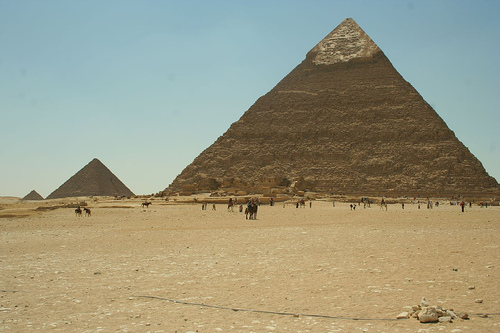
#> input picture Pyramid.jpg, 500 x 333 px
$ python '灰度化.py'
#> lines starting #> are read from the running program, lines starting #| are printed output that depends on the picture
import cv2
import numpy as np

img = cv2.imread('Pyramid.jpg',1)
#> img is the input picture: shape (333, 500, 3); mean B, G, R 129.9, 152.5, 153.9
imgInfo = img.shape
#> imgInfo = (333, 500, 3)
height = imgInfo[0]
#> height = 333
width = imgInfo[1]
#> width = 500
dst = np.zeros((height,width,3),np.uint8)
for i in range(height):
    for j in range(width):
        (b,g,r) = img[i,j]
        gray = (int(b) + int(g) +int(r))/3
        dst[i,j] = np.uint8(gray)
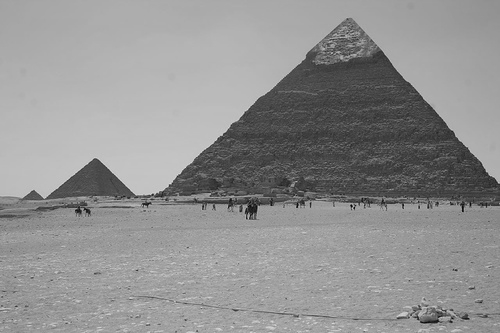
#> dst: shape (333, 500, 3); min 4, max 221, mean 145.1
cv2.imshow('original',img)
cv2.imshow('image',dst)
cv2.waitKey(0)
